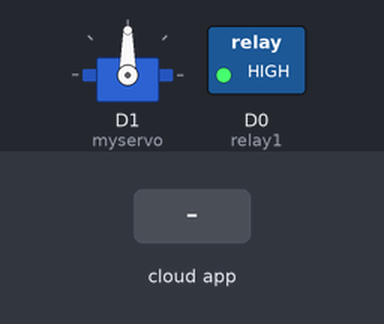
Bench run of a sketch on a simulated ESP8266 (NodeMCU). Parts: servo, switched loads named in the sketch (green lamp = pin HIGH). Inputs (shaded band) come from the test bench. WiFi joins after 1.5 s; servers stay silent unless stated; the Firebase database answers and starts empty; what the sketch prints to the serial monitor is not drawn.

Above: at 2.7 s.
2.8 s: the phone or cloud app sets Alimentar to 1
At 4.05 s:
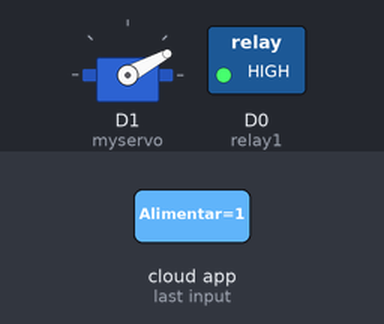
6.3 s: the phone or cloud app sets LED to 1
At 9.78 s:
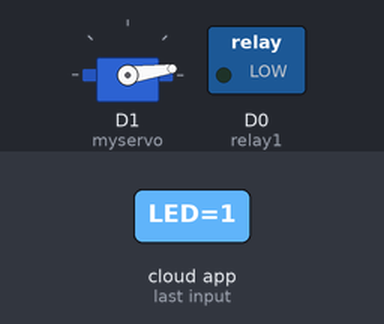
13.3 s: the phone or cloud app sets LED to 0
At 21.5 s:
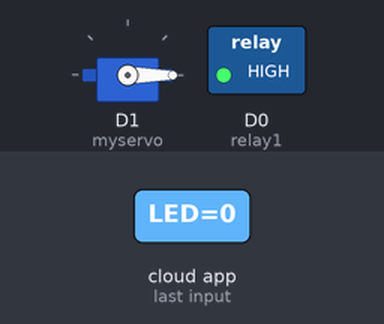
Timing chart, 0 to 22.8 s (numbered marks = the images above; inputs shaded):
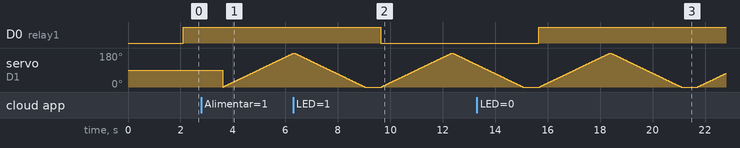

The sketch:

AquaCareFisico.ino
```cpp
#include <WiFiManager.h>
#if defined(ESP32)
#include <WiFi.h>
#elif defined(ESP8266)
#include <ESP8266WiFi.h>
#endif

#include <Firebase_ESP_Client.h>
#include <Servo.h>

#define   relay1   D0


// Provide the token generation process info.
#include <addons/TokenHelper.h>

// Provide the RTDB payload printing info and other helper functions.
#include <addons/RTDBHelper.h>

/* 2. Define the API Key */
#define API_KEY "AIzaSyCib82NkCyfwXVdczmLFSCfeDesJOI8a5Y"

/* 3. Define the RTDB URL */
#define DATABASE_URL "aquacarebd-fa5c0-default-rtdb.firebaseio.com" //<databaseName>.firebaseio.com or <databaseName>.<region>.firebasedatabase.app

/* 4. Define the user Email and password that alreadey registerd or added in your project */
#define USER_EMAIL "lucasfantunes2005@gmail.com"
#define USER_PASSWORD "123456"

// Define Firebase Data object
FirebaseData fbdo;

FirebaseAuth auth;
FirebaseConfig config;

Servo myservo;

String luz;
String rac;

unsigned long sendDataPrevMillis = 0;

unsigned long count = 0;

void setup()
{
  WiFi.mode(WIFI_STA);


    Serial.begin(115200);


    WiFiManager wm;


    bool res;

    res = wm.autoConnect("AquaCare","password");

    if(!res) {
        Serial.println("Failed to connect");
    }
    else {

        Serial.println("connected...yeey :)");
    }
  Serial.print("Connected with IP: ");
  Serial.println(WiFi.localIP());
  Serial.println();

  Serial.printf("Firebase Client v%s\n\n", FIREBASE_CLIENT_VERSION);

  config.api_key = API_KEY;

  auth.user.email = USER_EMAIL;
  auth.user.password = USER_PASSWORD;

  config.database_url = DATABASE_URL;

  config.token_status_callback = tokenStatusCallback; // see addons/TokenHelper.h


#if defined(ESP8266)
  fbdo.setBSSLBufferSize(2048 /* Rx buffer size in bytes from 512 - 16384 */, 2048 /* Tx buffer size in bytes from 512 - 16384 */);
#endif

  // Limit the size of response payload to be collected in FirebaseData
  fbdo.setResponseSize(2048);

  Firebase.begin(&config, &auth);

  // Comment or pass false value when WiFi reconnection will control by your code or third party library
  Firebase.reconnectWiFi(true);

  Firebase.setDoubleDigits(5);

  config.timeout.serverResponse = 10 * 1000;


  myservo.attach(D1);
  pinMode(relay1, OUTPUT);
}

void loop()
{
  int pos;
  // Firebase.ready() should be called repeatedly to handle authentication tasks.

  if (Firebase.ready() && (millis() - sendDataPrevMillis > 1500 || sendDataPrevMillis == 0))
  {
    sendDataPrevMillis = millis();

    Serial.printf("Valor Luz... %s\n", Firebase.RTDB.getInt(&fbdo, F("/Aquario/Luz/LED")) ? luz = String(fbdo.to<int>()).c_str() : fbdo.errorReason().c_str());
    Serial.printf("Valor Racao... %s\n", Firebase.RTDB.getInt(&fbdo, F("/Aquario/Racao/Alimentar")) ? rac = String(fbdo.to<int>()).c_str() : fbdo.errorReason().c_str());
    Serial.printf("Valor Temperatura... %s\n", Firebase.RTDB.setString(&fbdo, F("/Aquario/Agua/Temperatura"), F("40")) ? "ok" : fbdo.errorReason().c_str());
    Serial.printf("O valor da temperatura... %s\n", Firebase.RTDB.getString(&fbdo, F("/Aquario/Agua/Temperatura")) ? fbdo.to<const char *>() : fbdo.errorReason().c_str());


//luz
   if (luz == "1"){
    digitalWrite(relay1, LOW);
    }else if(luz == "0") {
      digitalWrite(relay1, HIGH);
      }


     if (rac == "1"){
      int pos;

      for (pos = 0; pos <= 180; pos += 1) { // goes from 0 degrees to 180 degrees
    // in steps of 1 degree
      myservo.write(pos);              // tell servo to go to position in variable 'pos'
      delay(15);                       // waits 15ms for the servo to reach the position
      }
      for (pos = 180; pos >= 0; pos -= 1) { // goes from 180 degrees to 0 degrees
      myservo.write(pos);              // tell servo to go to position in variable 'pos'
      delay(15);                       // waits 15ms for the servo to reach the position
      }

      }
   }


}
```

Measured:
- after the input at 6.3 s, D0 (relay1): HIGH → LOW after 3.3 s
- after the input at 13.3 s, D0 (relay1): LOW → HIGH after 2.4 s
